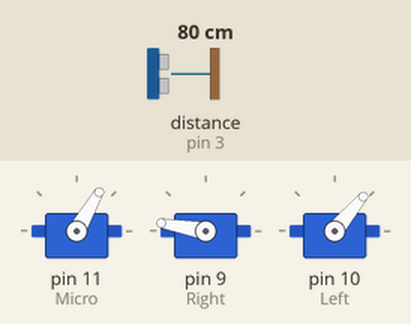
Recording of a sketch running on a simulated Arduino Uno, built with avr-gcc and run on an emulated ATmega328P. On the bench: 3 × servo. Wiring (inferred from the names in the program): ultrasonic range finder: trigger pin 3; echo pin 3. The inputs (shaded band) are chosen by the test bench; at power-on: distance to the obstacle (sensor on pin 3) 80 cm. The echo pulse lasts 58.3 µs per cm.

Above: at 1.2 s.
1.3 s: distance to the obstacle (sensor on pin 3) set to 18 cm
At 2.4 s:
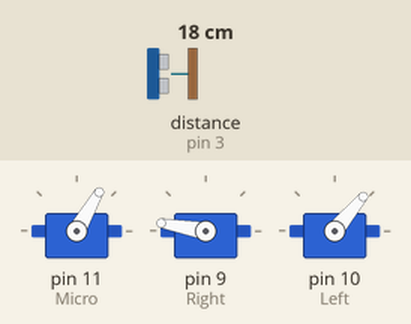
4.3 s: distance to the obstacle (sensor on pin 3) set to 250 cm
At 4.33 s:
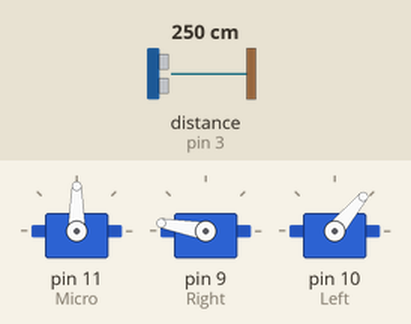
7.3 s: distance to the obstacle (sensor on pin 3) set to 60 cm
At 16.24 s:
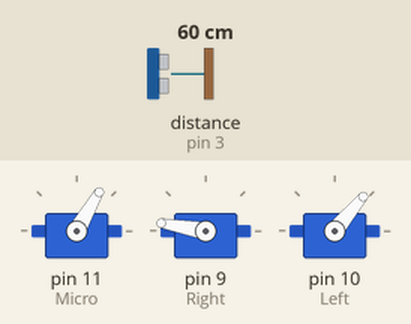
Timing chart, 0 to 16.3 s (numbered marks = the images above; inputs shaded):
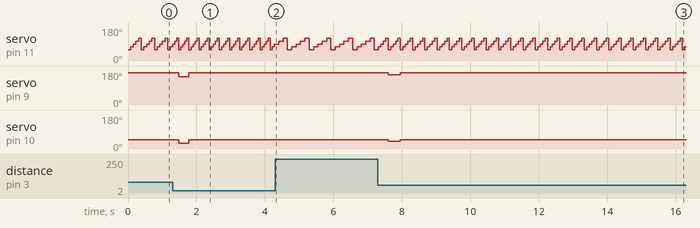

The sketch:

Final_Secret_Mcarthy.ino
```cpp
//Final Project
//Jordan Secret + Will Mcarthy


#include <Servo.h>

 unsigned long echo = 0;
 int ultraSoundSignal = 3; // Ultrasound signal pin
 unsigned long ultrasoundValue = 0;

 unsigned long ping(){
 pinMode(ultraSoundSignal, OUTPUT); // Switch signalpin to output
 digitalWrite(ultraSoundSignal, LOW); // Send low pulse
 delayMicroseconds(2); // Wait for 2 microseconds
 digitalWrite(ultraSoundSignal, HIGH); // Send high pulse
 delayMicroseconds(5); // Wait for 5 microseconds
 digitalWrite(ultraSoundSignal, LOW); // Holdoff
 pinMode(ultraSoundSignal, INPUT); // Switch signalpin to input
 digitalWrite(ultraSoundSignal, HIGH); // Turn on pullup resistor
  // please note that pulseIn has a 1sec timeout, which may
  // not be desirable. Depending on your sensor specs, you
  // can likely bound the time like this -- marcmerlin
  // echo = pulseIn(ultraSoundSignal, HIGH, 38000)
  echo = pulseIn(ultraSoundSignal, HIGH); //Listen for echo
  ultrasoundValue = (echo / 58.138); //convert to CM then to inches
 return ultrasoundValue;
 }

 boolean go() {
  if(digitalRead(5) == 1){return true;}
  else{return false;}
}

 int pingAvg() { //averages 5 pings
  int avg = 0;
  for(int i = 0; i < 5; i++){
   avg = avg + (int) ping();
  }
  avg = (int) avg / 5 ;
  return avg;
 }


 Servo Micro;
 Servo Left;
 Servo Right;

 int bill[] = {0,0,0,0,0};
 int angs[] = {-30, -15, 0, 15, 30};
 int otherAngs[] = {-20,-10,0,10,20};

 int microAng = 90;
 int dspd = 0;

 void microSweep(int num){
   Micro.write(90 + angs[num]);
   delay(50);
   bill[num] = pingAvg();
 }

 int smallest(){
   int place = 0;
   for(int i = 0; i<5; i++){
     if(bill[i] < bill[place]) {
       place = i;
     }
   }
   return place;
 }
    //Right.attach(9);
   // Left.attach(10);
   // Left.write(0);
   // Right.write(180);
 void turn(int x){
   if(bill[x] > 10){
    Right.attach(9);
    Left.attach(10);
    Left.write(30 + -1*(otherAngs[smallest()]));
    Right.write(150 - otherAngs[smallest()]);

   }
   else{
     Left.detach();
     Right.detach();
   }
 }


 void setup(){
   Serial.begin(9600);
   pinMode(ultraSoundSignal,OUTPUT);
   Micro.attach(11);
 }

 void loop(){
    for(int i = 0; i < 5; i++){
    microSweep(i);
    }
    turn(smallest());
 }
```

Measured:
- after the input at 1.3 s, servo on pin 9 (Right): 170° → 150° after 0.18 s, → 170° 0.30 s later; servo on pin 10 (Left): 50° → 30° after 0.18 s, → 50° 0.30 s later
- after the input at 7.3 s, servo on pin 9 (Right): 170° → 160° after 0.30 s, → 170° 0.36 s later; servo on pin 10 (Left): 50° → 40° after 0.30 s, → 50° 0.36 s later
- by itself, servo on pin 11 (Micro): repeats every 0.36 s: 90° 0.07 s, 105° 0.07 s, 120° 0.07 s, 60° 0.07 s, 75° 0.07 s
